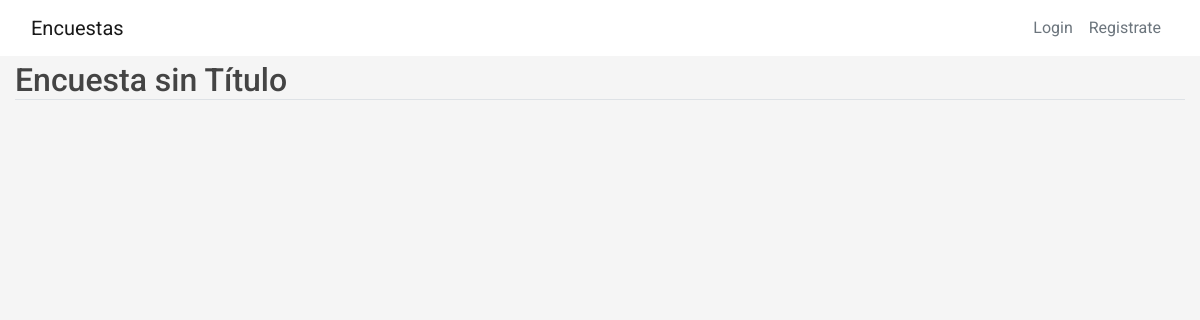
The app's page /encuesta/4, older data.
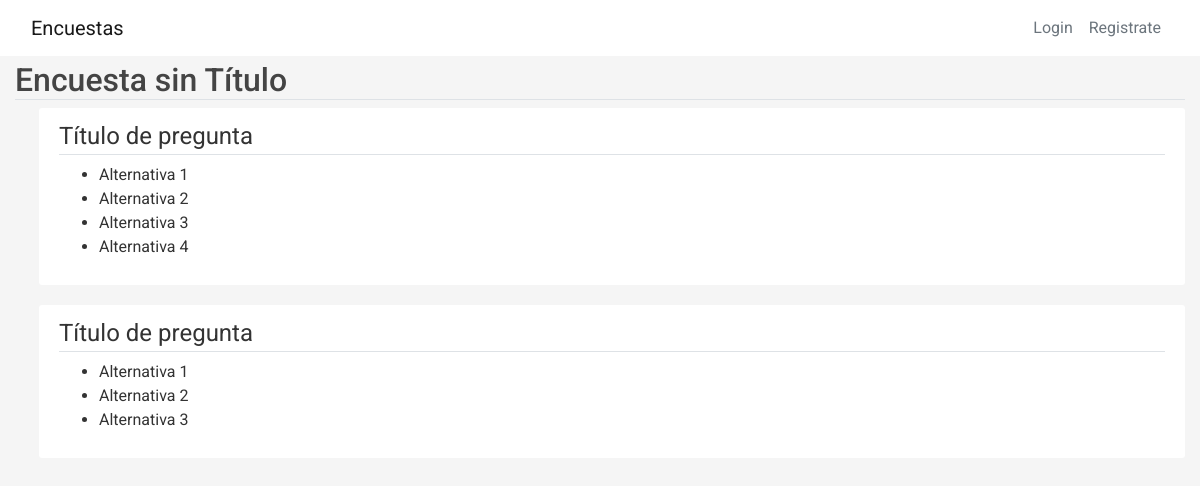
The same page, newer data.
### encuestas/models.py (models this page shows)
class Pregunta(db.Model):
    id = db.Column(db.Integer, primary_key = True)
    title = db.Column(db.String(100), nullable = False)
    encuesta_id = db.Column(db.Integer, db.ForeignKey('encuesta.id'), nullable = False)
    items = db.relationship('Item', backref = 'options', lazy = True)

class Item(db.Model):
    id = db.Column(db.Integer, primary_key = True)
    description = db.Column(db.String(1000), nullable = False)
    pregunta_id = db.Column(db.Integer, db.ForeignKey('pregunta.id'), nullable = False)

### encuestas/routes.py (the view, shortened to what this page needs)
@app.route("/encuesta/<int:encuesta_id>", methods=['GET', 'POST'])
def encuesta(encuesta_id):
    encuesta = Encuesta.query.get_or_404(encuesta_id)
    preguntas = Pregunta.query.filter_by(encuesta_id = encuesta_id)
    id_preguntas = []
    for preg in preguntas:
        id_preguntas.append(preg.id)
    items = Item.query.filter(Item.pregunta_id.in_(id_preguntas))
    boton_editar = False
    boton_respuestas = False
    return render_template('encuesta.html',
        title= 'Encuesta',
        encuesta = encuesta,
        preguntas = preguntas,
        items = items,
        boton_editar = boton_editar,
        boton_respuestas = boton_respuestas
    )

### encuestas/templates/encuesta.html (shortened to what this page needs)
{% extends "layout.html" %} {% block content %}
<h2 class="border-bottom mb-2">{{ encuesta.title}}</h2>
{%for pregunta in preguntas%}
<div class="content-section ml-4">
    <fieldset class="form-group mb-0">
        <legend class="border-bottom">{{pregunta.title}}</legend>
    </fieldset>
    <ul>
        {%for item in items%} {%if pregunta.id == item.pregunta_id%}
        <li>{{item.description}}</li>
        {%endif%} {%endfor%}
    </ul>
</div>
{%endfor%}
{% endblock content %}

Row changes from the older to the newer data that the page shows:
now on this page (row edited): Pregunta: title "Título de pregunta"
now on this page (row edited): Item: description "Alternativa 1", shown under "Título de pregunta"
now on this page (row edited): Item: description "Alternativa 2", shown under "Título de pregunta"
now on this page (row edited): Item: description "Alternativa 3", shown under "Título de pregunta"
now on this page (row edited): Item: description "Alternativa 4", shown under "Título de pregunta"
now on this page (row edited): Pregunta: title "Título de pregunta"
now on this page (row edited): Item: description "Alternativa 1", shown under "Título de pregunta"
now on this page (row edited): Item: description "Alternativa 2", shown under "Título de pregunta"
now on this page (row edited): Item: description "Alternativa 3", shown under "Título de pregunta"
